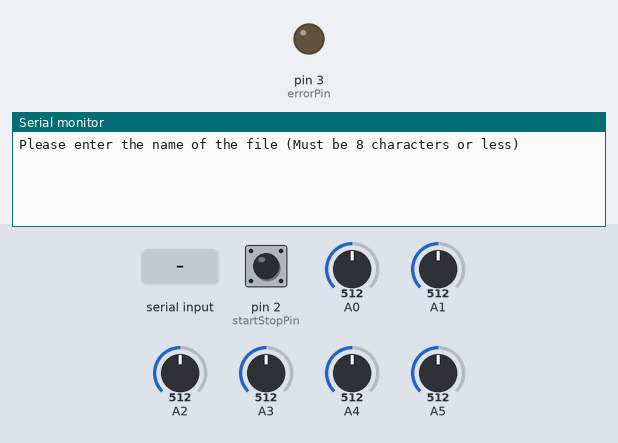
The sketch below on a simulated Arduino Uno, built with avr-gcc and run on an emulated ATmega328P. Parts: output pins drawn as LEDs (lit = HIGH), the last lines printed to the serial monitor. Inputs (shaded band) come from the test bench; at power-on: pin 2 (startStopPin) HIGH, A0 = 512, A1 = 512, A2 = 512, A3 = 512, A4 = 512, A5 = 512. Storage starts empty.

Above: at 0.8 s.
0.9 s: "1\n" received over Serial
At 1.3 s:
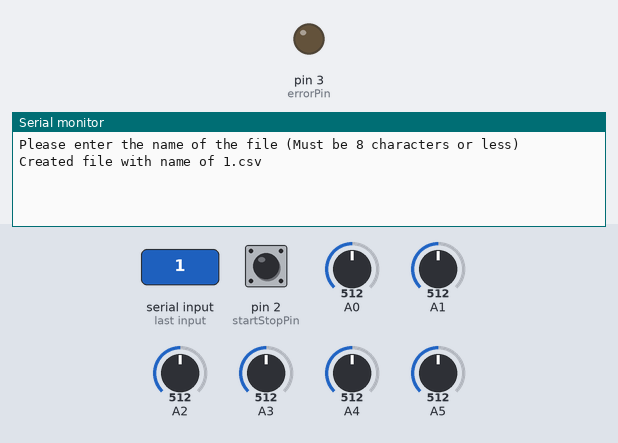
At 1.8 s:
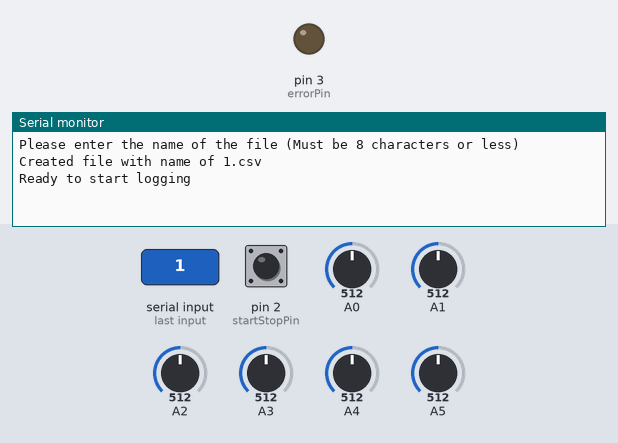

The sketch:

DAQ_Code.ino
```cpp
#include <SD.h> //Needed to write data to SD card
#include <SPI.h> //Also needed for SD card
#include <MAX6675.h> //Needed to communicate with the temperature sensors


//UPDATES//
//Add code to check if new serial data has come in, this will mean a new file should be created. Would need to end the current file and start the new one
//Will need to check how long the loop takes because it would be easier to write the sample number instead of tracking the actual time, a couple of ms error isnt going to hurt much
//END UPDATES

//FUNCTIONS//
void CreateDataString(); //Gathers the data and formats into proper string format
void CreateHeader(); //Creates the header for the file and gives information about the system
int WriteSDData(); //Writes the data to the SD card
void ReadThermocouples(); //Read all thermocouples and puts temperatures in the data array
void ReadAnalogInputs(); //Reads the analog inputs and stores the data
void CheckGetFilename(); //Grabs the filename from the serial port
//END FUNCTIONS//

//#DEFINES//
#define SDSelect 10 //Chip select is on pin 4 of the Arduino Uno
#define thermo0CS 4//Chip select pin for the first thermocouple
#define thermo1CS 5//Chip select pin for the first thermocouple
#define thermo2CS 6//Chip select pin for the first thermocouple
#define thermo3CS 7//Chip select pin for the first thermocouple
#define thermo4CS 8//Chip select pin for the first thermocouple
#define thermo5CS 9//Chip select pin for the first thermocouple

#define errorPin 3 //Defines the pin the error light should be on
#define startStopPin 2 //Defines that pin 2 will watch a button to know when to start and stop data logging

//Pins 0,1,11, 12, 13 are unavailable for GPIO due to being used by hardware Serial and Hardware SPI
//END #DEFINES//

//VARIABLES//
//Thermocouple Objects
MAX6675 thermo0(thermo0CS);
MAX6675 thermo1(thermo1CS);
MAX6675 thermo2(thermo2CS);
MAX6675 thermo3(thermo3CS);
MAX6675 thermo4(thermo4CS);
MAX6675 thermo5(thermo5CS);

//Thermocouple Values
double tempVals[6] = {0}; //Create array to hold temperature values and default all to 0

//Analog Input Values
double AIVals[6] = {0}; //Create an array to hold the analog input values

//SD card
String dataString = ""; //Holds the string to be logged onto the SD card. Made up of the readings
String filename = ""; //Holds the name of the file
File dataFile; //Holds information about the file to be writing to

//System Variables
int sampleRate = 100; //Sample rate in Hz (The writing loop takes ~3ms to complete, which means the max sample rate is 300Hz
double daqVersion = 1.0; //Version that the DAQ is running on
bool isValidFilename = false; //Holds whether a good filename has been created
unsigned long t = 0; //Holds the time in ms of the sample
unsigned long logStart; //Get the time that the system started logging
int breakCount = 0; //Holds how many csv breaks have been added to the file
bool dataWritten = 0; //Holds whether data has been written to the file at all (Allows not adding csv break right after the header)
//END VARIABLES//

void setup() {
  //Setup error LED and set it to off
  pinMode(errorPin, OUTPUT);
  digitalWrite(errorPin, LOW);

  //Setup Start/Stop toggle switch as input with pullup resisstor
  pinMode(startStopPin, INPUT_PULLUP);

  //Setup and get information from the computer about file name
  Serial.begin(9600); //Start communication with the computer (Will need info from it)
  while (!Serial) {} //Wait for the hardware serial bus to respond
  Serial.println("Please enter the name of the file (Must be 8 characters or less)");// ask the user to enter a filename


  while (!isValidFilename) { //If no name has come in, then it will sit and wait
    CheckGetFilename(); //Get the filename from the serial port
  }
  Serial.flush(); //Clear the serial buffer from memory
  Serial.println("Created file with name of " + filename); //Output the filename back to the user

  //Try to start the SD card
  if (!SD.begin(SDSelect)) {
    digitalWrite(errorPin, HIGH); //Set the error LED to be on
    Serial.println("SD card failed");
    while (1); //Halt the code
  }

  CreateHeader(); //Add the header to the file

  delay(500); //Wait for the thermocouples to stabilize
  Serial.println("Ready to start logging");
  logStart = millis();
}

void loop() {
  if (digitalRead(startStopPin) == 1) { //If the start/stop button is pressed, then allow data logging
    ReadThermocouples(); //Get the temperature data
    ReadAnalogInputs();
    t = millis() - logStart;
    CreateDataString(); //Format the data into a string for reading
    WriteSDData(); //Write the data to the SD card
    breakCount = 0; //Reset the log break counter to prevent having multiple breaks
    dataWritten = 1; //We have written data to the system atleast once
  } else { //Otherwise, do nothing and check to see if a new name has come in (Detected by serial data being available)
    CheckGetFilename(); //Check and get a new filename if one has come in
    logStart = millis(); //if logging is disabled, store the new time for offsetting
    if(breakCount < 1 && dataWritten == 1){ //If this is the first iteration of the else statement, then we will add a break in the csv file to denote it
      dataString = "Logging Stopped";
      WriteSDData();
      breakCount++;
    }
  }
  delay(1000/sampleRate); //Delay for the time required to sample at a specific frequency defined above
}

//FUNCTION DEFINITIONS//
void CreateDataString() {
  dataString += (String)t + ","; //Add the sample number
  for (int i = 0; i < 6; i++) { //Add all temperature data
    dataString += (String)tempVals[i] + ",";
  }
  for (int i = 0; i < 6; i++) { //Add all analog input data
    if (i == 5) { //If we are on the last data item, don't add the comm afterwards, it will cause cells to be skipped
      dataString += (String)AIVals[i];
    } else { //Otherwise just add the AI val to the string
      dataString += (String)AIVals[i] + ",";
    }
  }
}
void CreateHeader() { //Done once at startup to write the header for later processing
  dataString = "Version," + (String)daqVersion + '\n'; //Assign the version number with end line
  dataString += "Sample Rate," + (String)sampleRate + '\n'; //Add the sample rate
  dataString += "Time,Temp0,Temp1,Temp2,Temp3,Temp4,Temp5,AI0,AI1,AI2,AI3,AI4,AI5"; //Add the column identifiers
  WriteSDData(); //Write the header to the SD card
}
int WriteSDData() { //Writes the datastring to the SD card
  dataFile = SD.open(filename, FILE_WRITE); //Open the file with write permissions
  dataFile.println(dataString); //Write the data to the file
  dataFile.close(); //Close the file to save the data to it. This is needed because the data isn't written until a flush or close is called
  dataString = ""; //Reset the data string after it has been written to the SD card
}
void ReadThermocouples() {
  tempVals[0] = thermo0.readTempC(); //Read and store the temperature
  tempVals[1] = thermo1.readTempC(); //Read and store the temperature
  tempVals[2] = thermo2.readTempC(); //Read and store the temperature
  tempVals[3] = thermo3.readTempC(); //Read and store the temperature
  tempVals[4] = thermo4.readTempC(); //Read and store the temperature
  tempVals[5] = thermo5.readTempC(); //Read and store the temperature
}

void ReadAnalogInputs() {
  //Read and store all the analog values
  AIVals[0] = analogRead(A0);
  AIVals[1] = analogRead(A1);
  AIVals[2] = analogRead(A2);
  AIVals[3] = analogRead(A3);
  AIVals[3] = analogRead(A4);
  AIVals[3] = analogRead(A5);
}
void CheckGetFilename() {
  if (Serial.available()) { //If data is detected on the serial port, then a new name has come in which means the filename is not valid
    isValidFilename = false;
    char inChar; //Used temporarily to get serial data for the name. Will be deleted once the filename has been input
    filename = Serial.readStringUntil('\n');
    filename = filename + ".csv"; //Make the file of type csv for Excel and MATLAB
    isValidFilename = true;
  }
}
//END FUNCTION DEFINITIONS
```

Measured:
- after the input at 0.9 s, the serial monitor: prints a new line at once (image 1)
